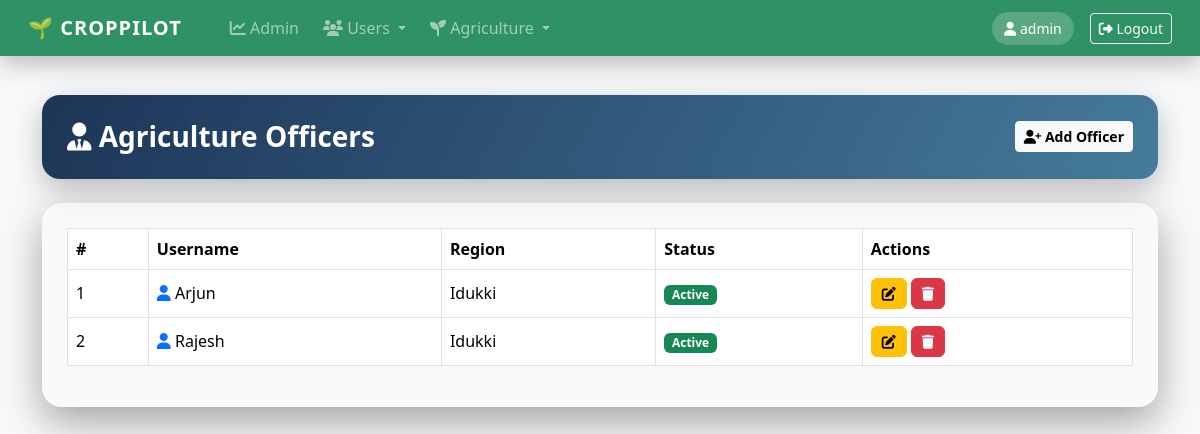
/adminpanel/officers/ (signed in), run on the app's committed database.
### croppilot_app/models.py (models this page shows, shortened)
class AgricultureOfficer(models.Model):
    user = models.OneToOneField(User, on_delete=models.CASCADE)
    region = models.CharField(max_length=100)
    qualification = models.CharField(max_length=100, blank=True)

### croppilot_app/views.py (the view)
# urls.py: path('adminpanel/officers/', views.manage_officers, name='manage_officers'),
@role_required(allowed_roles=['admin'])
def manage_officers(request):
    return render(request, 'adminpanel/officers.html', {
        'officers': AgricultureOfficer.objects.all()
    })

### templates/adminpanel/officers.html (shortened to what this page needs)
{% extends 'base.html' %}
{% block content %}
<div class="page-header mb-4 d-flex justify-content-between align-items-center">
  <h3 class="fw-bold mb-0">
    <i class="fas fa-user-tie"></i> Agriculture Officers
  </h3>
  <a href="/adminpanel/add-officer/" class="btn btn-light btn-sm fw-semibold">
    <i class="fas fa-user-plus"></i> Add Officer
  </a>
</div>
<div class="glass-card p-4">
  <div class="table-responsive">
    <table class="table table-bordered align-middle">
      <thead>
        <tr>
          <th>#</th>
          <th>Username</th>
          <th>Region</th>
          <th>Status</th>
          <th>Actions</th>
        </tr>
      </thead>
      <tbody>
        {% for o in officers %}
        <tr>
          <td>{{ forloop.counter }}</td>
          <td>
            <i class="fas fa-user text-primary"></i>
            {{ o.user.username }}
          </td>
          <td>{{ o.region }}</td>
          <td>
            <span class="badge bg-success">
              Active
            </span>
          </td>
          <td>
            <a href="/adminpanel/officer/edit/{{ o.id }}/"
               class="btn btn-warning btn-action">
               <i class="fas fa-edit"></i>
            </a>
            <a href="/adminpanel/officer/delete/{{ o.id }}/"
               class="btn btn-danger btn-action"
               onclick="return confirm('Are you sure you want to delete this officer?');">
               <i class="fas fa-trash"></i>
            </a>
          </td>
        </tr>
        {% empty %}
        <tr>
          <td colspan="5" class="text-center text-muted">
            No officers available
          </td>
        </tr>
        {% endfor %}
      </tbody>
    </table>
  </div>
</div>
{% endblock %}

### templates/base.html (shortened to what this page needs)
<!DOCTYPE html>
<html lang="en">
<head>
<link href="https://cdn.jsdelivr.net/npm/bootstrap@5.3.2/dist/css/bootstrap.min.css" rel="stylesheet">
<link href="https://cdnjs.cloudflare.com/ajax/libs/font-awesome/6.5.1/css/all.min.css" rel="stylesheet">
</head>
<body class="bg-light">
<nav class="navbar navbar-expand-lg navbar-dark navbar-custom glass-nav fixed-top px-3">
  <div class="container-fluid">
    <a class="navbar-brand" href="/">
      🌱 CROPPILOT
    </a>
    <div class="collapse navbar-collapse" id="mainNavbar">
      <ul class="navbar-nav me-auto mb-2 mb-lg-0">
        {% if user.is_authenticated %}
          <li class="nav-item">
            <a class="nav-link" href="#">
            </a>
          </li>
          {% if user.profile.role == 'farmer' %}
            <li class="nav-item"><a class="nav-link" href="/farmer/dashboard/"><i class="fas fa-seedling"></i> Dashboard</a></li>
            <li class="nav-item"><a class="nav-link" href="/farmer/disease/"><i class="fas fa-leaf"></i> Disease</a></li>
            <li class="nav-item"><a class="nav-link" href="/farmer/query/"><i class="fas fa-comments"></i> Ask Officer</a></li>
            <li class="nav-item"><a class="nav-link" href="/farmer/replies/"><i class="fas fa-reply"></i> Replies</a></li>
            <li class="nav-item"><a class="nav-link" href="/farmer/smart-soil/"><i class="fas fa-brain"></i> Smart Soil</a></li>
            <li class="nav-item"><a class="nav-link" href="/farmer/market-prices/"><i class="fas fa-rupee-sign"></i> Prices</a></li>
            <li class="nav-item"><a class="nav-link" href="/farmer/feedback/"><i class="fas fa-star"></i> Feedback</a></li>
          {% elif user.profile.role == 'officer' %}
            <li class="nav-item"><a class="nav-link" href="/officer/dashboard/"><i class="fas fa-user-tie"></i> Officer Dashboard</a></li>
          {% elif user.profile.role == 'admin' or user.is_superuser %}
            <li class="nav-item"><a class="nav-link" href="/adminpanel/dashboard/"><i class="fas fa-chart-line"></i> Admin</a></li>
            <li class="nav-item dropdown">
              <a class="nav-link dropdown-toggle" data-bs-toggle="dropdown">
                <i class="fas fa-users"></i> Users
              </a>
            </li>
            <li class="nav-item dropdown">
              <a class="nav-link dropdown-toggle" data-bs-toggle="dropdown">
                <i class="fas fa-seedling"></i> Agriculture
              </a>
            </li>
          {% endif %}
        {% endif %}
      </ul>
      {% if user.is_authenticated %}
        <span class="user-badge text-white me-3">
          <i class="fas fa-user"></i> {{ user.username }}
        </span>
        <a href="/logout/" class="btn btn-outline-light btn-sm">
          <i class="fas fa-sign-out-alt"></i> Logout
        </a>
      {% endif %}
    </div>
  </div>
</nav>
<div class="container page-container">
  {% block content %}{% endblock %}
</div>
</body>
</html>

### templates/base.html (style rules this page uses)
.navbar-custom { background: linear-gradient(120deg, #0f5132, #198754); box-shadow: 0 8px 25px rgba(0,0,0,.25); }
.glass-nav { backdrop-filter: blur(10px); background: rgba(25, 135, 84, 0.9); }
.navbar-brand { font-weight: 800; letter-spacing: 1px; }
.nav-link { font-weight: 500; margin-right: 8px; transition: 0.3s; }
.user-badge { background: rgba(255,255,255,.2); padding: 6px 12px; border-radius: 20px; font-size: 14px; }
.page-container { margin-top: 95px; }

### templates/adminpanel/officers.html (style rules this page uses)
.page-header { background: linear-gradient(120deg,#1d3557,#457b9d); border-radius: 18px; padding: 25px; color: white; box-shadow: 0 10px 30px rgba(0,0,0,.25); }
.glass-card { background: rgba(255,255,255,.15); backdrop-filter: blur(14px); border-radius: 20px; border: 1px solid rgba(255,255,255,.25); box-shadow: 0 15px 40px rgba(0,0,0,.35); }
.table thead { background: rgba(29,53,87,.95); color: white; }
.table tbody tr { transition: .3s ease; }
.btn-action { padding: 4px 10px; font-size: 14px; }

### data on the page
AgricultureOfficer: user.username "Arjun", region "Idukki"
AgricultureOfficer: user.username "Rajesh", region "Idukki"

### other printed values
{{ user.username }} "admin"
